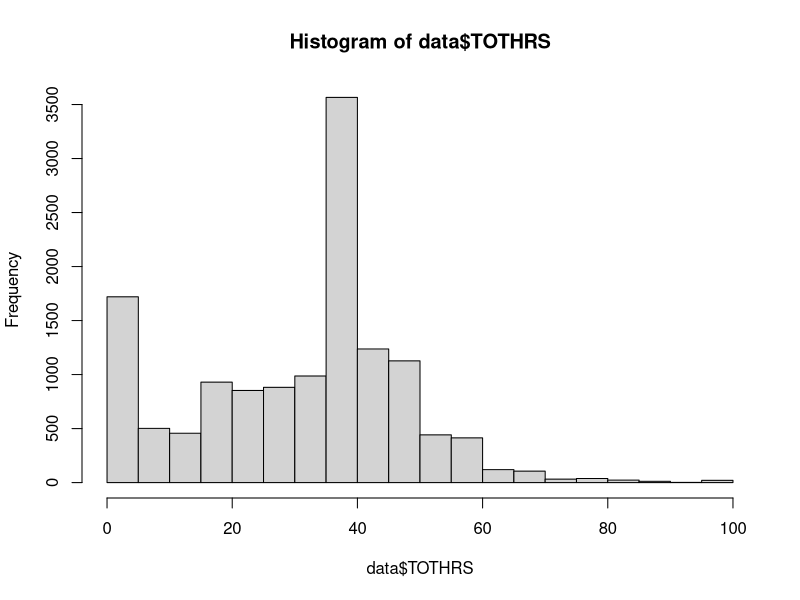

This chart was generated by the following R code:
#                          ############################################                            #
#                          ###     SURVEY DATA ANALYSIS IN R I.     ###                            #
#                          ###    CALCULATING SAMPLE STATISTICS     ###                            #
#                          ############################################                            #

###
# This script was originally prepared for the undergraduate course titled
# 'Essentials of survey design and analysis' at the University of Manchester
# in the 2020/21 academic year.
#
# The script was prepared by Andras Voros.
# (this is the version of 25.02.2021)
###

###
# This week, we are going to work on real data again. We will practice calculating
# sample statistics, confidence intervals, and test statistics. You will have the
# opportunity to try out how to do these when sampling weights are available too.
#
# Note: We will assume throughout that the data comes from an SRS, but this will not
#       be true. We do this to simplify the calculations for this practise exercise.
#       We will take into account weights at certain points however.
###


### 1. SETTING THE WORKING DIRECTORY

# as always, we start by making sure the R working directory is set to the folder containing
# the data and scripts for this week.

getwd() # is the current working directory the right one?
# if not, you can set using setwd() - see the previous scripts


### 2. THE DATA

### Quarterly Labor Force Survey, January-March 2015 (teaching dataset)
# We use a subset of the data from the QLFS 2015. This is one observation from a so-called
# longitudinal survey (a survey that is repeated over time), covering the first quarter of
# 2015. The Office of National Statistics (ONS) in the UK conducts this survey on a regular
# basis to collect up-to-date data about the country's labour market (employment, mobility, etc.)
# Here, we use a smaller version of the dataset, which was prepared for teaching purposes.
#
# Further information about the data and see the UK Data Service's archive:
# https://beta.ukdataservice.ac.uk/datacatalogue/studies/study?id=7912#!/details
###

# NOTE: you can find instructions for downloading the data online;
#       make sure that the data is copied to your working directory

# let's read the data; it is in a "tab" file, which is just a simple text file
data <- read.table("lfsp_jm15_teaching_final2.tab", header = TRUE)

# we can now explore the data object
dim(data) # 22,428 observations of 14 variables

# what kind of data is stored in the object?
head(data)
# everything is coded as a numeric variables - nice, as that is easy to handle
# however, we will need the data dictionary to understand the coding
# it came with the downloaded data: lfsp_jm15_teaching_final2_ukda_data_dictionary.rtf


### 3. RECODING THE DATA

# we will use three variables from this dataset:
# TOTHRS  - number of hours respondent worked in the week of the data collection
# AGEEULR - age band of respondent (5-year intervals starting at 15, e.g. 1: 15-19, 2: 20-24, ...)
# SEX     - sex of the respondent (1: male, 2: female)

# we can take a look at the different values these variables take using a frequency table
table(data$AGEEULR) # the 12 age bands
table(data$SEX) # two sexes
table(data$TOTHRS) # mostly hours, except for -9, -8

# the data dictionary tells us the the negative numbers are "no answer" and "does not apply"
# for our analysis these are both missing values
# we should recode the variable to contain NAs
data$TOTHRS[data$TOTHRS %in% c(-8,-9)] <- NA

# let's check if everything is right
table(data$TOTHRS, useNA='always') # this displays the number of NAs which are omitted otherwise
# all seems good: the number of NAs equals the number of -8s and -9s earlier

# great! we have prepared the variables, now it's time for some data analysis


### 4. EXPLORE THE DATA

# this week, we only use the TOTHRS variable - let's get some ideas about how this looks like
# the frequency table above was not very informative; it usually isn't for continuous variables
# we can try plotting the data points on a histogram
hist(data$TOTHRS) # remember the data is work hours per week

# MINITASK: What can we say about this variable based on the histogram?
#           How are the values distributed? Which is the most common value?
#           Are the frequencies symmetric around the most common value?


### 5. POINT ESTIMATE FOR THE AVERAGE HOURS WORKED

# we would like to use the sample to estimate the average hours per week people in the UK 
# worked at the time of the data collection

# although the data looks quite skewed, we know this won't be a problem thanks to the 
# Central Limit Theorem - the sampling distribution of the mean will be normal!

# but let's not run ahead - we should calculate the point estimate first (assuming an SRS):
(tothrs_mean <- mean(data$TOTHRS, na.rm=TRUE))
# it's around 32 hours; we saved in an object that contains a single number - the mean

# MINITASK: How do you interpret the sample mean?


### 6. STANDARD ERROR

# next, we need to calculate the standard error of the mean
# this starts with estimating the standard deviation of the population
tothrs_sd <- sd(data$TOTHRS, na.rm=TRUE)

# although it is not stated in the help page of sd(), it calculates the sample standard deviation
# (the one where we divide by n-1 instead of n)

# we can calculate the "population" version of sd by hand, though it's a bit ugly:
pop_sd <- sqrt(mean((data$TOTHRS-mean(data$TOTHRS, na.rm=T))^2, na.rm=T))

# how different are the two?
tothrs_sd-pop_sd # not much - of course n and n-1 are not that different if n is large

# we will continue using sample_sd from here though
rm(pop_sd) # we remove the other one

# MINITASK: How do you interpret the sample standard deviation?

# now we can calculate the standard error
tothrs_n <- sum(is.na(data$TOTHRS)==FALSE) # count number of valid responses
tothrs_se <- tothrs_sd / sqrt(tothrs_n)

# MINITASK: How do you interpret the standard error of the mean?

# this is the end of the first part, you can save your workspace to have it in the future
save.image('LFSdata.RData')

### SECTION SUMMARY

###
# In this section, we read the LFS dataset and recoded the three variables we are going to use.
# We looked at how work hours per week are distributed in the sample. We calculated the sample
# mean and standard devation. We will continue with making an inference about the population mean.
###


### END OF SCRIPT - PLEASE OPEN: "4_R_confidence_interval_and_test.R"
